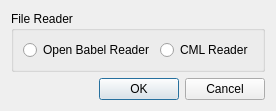
<?xml version="1.0" encoding="UTF-8"?>
<ui version="4.0">
 <class>SettingsDialog</class>
 <widget class="QDialog" name="SettingsDialog">
  <property name="geometry">
   <rect>
    <x>0</x>
    <y>0</y>
    <width>268</width>
    <height>99</height>
   </rect>
  </property>
  <property name="windowTitle">
   <string>Settings</string>
  </property>
  <layout class="QVBoxLayout" name="verticalLayout">
   <item>
    <widget class="QGroupBox" name="groupBox">
     <property name="title">
      <string>File Reader</string>
     </property>
     <layout class="QHBoxLayout" name="horizontalLayout">
      <item>
       <widget class="QRadioButton" name="obReaderRadio">
        <property name="text">
         <string>Open Babel Reader</string>
        </property>
       </widget>
      </item>
      <item>
       <widget class="QRadioButton" name="cmlReaderRadio">
        <property name="text">
         <string>CML Reader</string>
        </property>
       </widget>
      </item>
     </layout>
    </widget>
   </item>
   <item>
    <widget class="QDialogButtonBox" name="buttonBox">
     <property name="orientation">
      <enum>Qt::Horizontal</enum>
     </property>
     <property name="standardButtons">
      <set>QDialogButtonBox::Cancel|QDialogButtonBox::Ok</set>
     </property>
    </widget>
   </item>
  </layout>
 </widget>
 <tabstops>
  <tabstop>obReaderRadio</tabstop>
  <tabstop>cmlReaderRadio</tabstop>
  <tabstop>buttonBox</tabstop>
 </tabstops>
 <resources/>
 <connections>
  <connection>
   <sender>buttonBox</sender>
   <signal>accepted()</signal>
   <receiver>SettingsDialog</receiver>
   <slot>accept()</slot>
   <hints>
    <hint type="sourcelabel">
     <x>226</x>
     <y>148</y>
    </hint>
    <hint type="destinationlabel">
     <x>157</x>
     <y>161</y>
    </hint>
   </hints>
  </connection>
  <connection>
   <sender>buttonBox</sender>
   <signal>rejected()</signal>
   <receiver>SettingsDialog</receiver>
   <slot>reject()</slot>
   <hints>
    <hint type="sourcelabel">
     <x>259</x>
     <y>153</y>
    </hint>
    <hint type="destinationlabel">
     <x>267</x>
     <y>161</y>
    </hint>
   </hints>
  </connection>
 </connections>
</ui>
